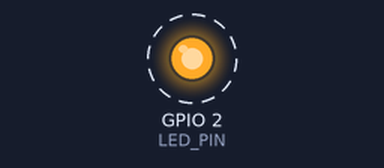
Bench run of a sketch on a simulated ESP32. On the bench: output pins drawn as LEDs (lit = HIGH). Dashed ring = blinking. What the sketch prints to the serial monitor is not drawn.

Above: at 3.2 s.
Timing chart, 0 to 6.5 s (numbered marks = the images above):
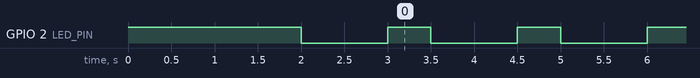

Measured:
- by itself, GPIO 2 (LED_PIN): alternates HIGH for 0.50 s and LOW for 1.0 s

The sketch:

lightsleep20.ino
```cpp
#include "esp_sleep.h"

const int LED_PIN = 2;                         // blue LED on ESP32 DevKit V1

const unsigned long FIRST_RUN_MS = 2000;       // awake time after startup
const unsigned long AWAKE_MS     = 500;        // awake time after each wake-up
const uint64_t SLEEP_US          = 120ULL * 1000000ULL;  // 20 s in microseconds

void lightSleep20s() {
  Serial.println("Light sleep for 20 s...");
  Serial.flush();                              // let the serial output finish

  digitalWrite(LED_PIN, LOW);                  // LED off before sleeping

  esp_sleep_enable_timer_wakeup(SLEEP_US);
  esp_light_sleep_start();                     // execution pauses here

  // --- woke up after 20 s ---
  digitalWrite(LED_PIN, HIGH);                 // LED on while awake
  Serial.println("Awake");
}

void setup() {
  pinMode(LED_PIN, OUTPUT);
  digitalWrite(LED_PIN, HIGH);                 // LED on at startup

  Serial.begin(115200);
  Serial.println("\nStarted, LED on");

  delay(FIRST_RUN_MS);                         // stay awake 2 s
  lightSleep20s();                             // first sleep
}

void loop() {
  delay(AWAKE_MS);                             // stay awake 0.5 s
  lightSleep20s();                             // then sleep 20 s again
}
```
